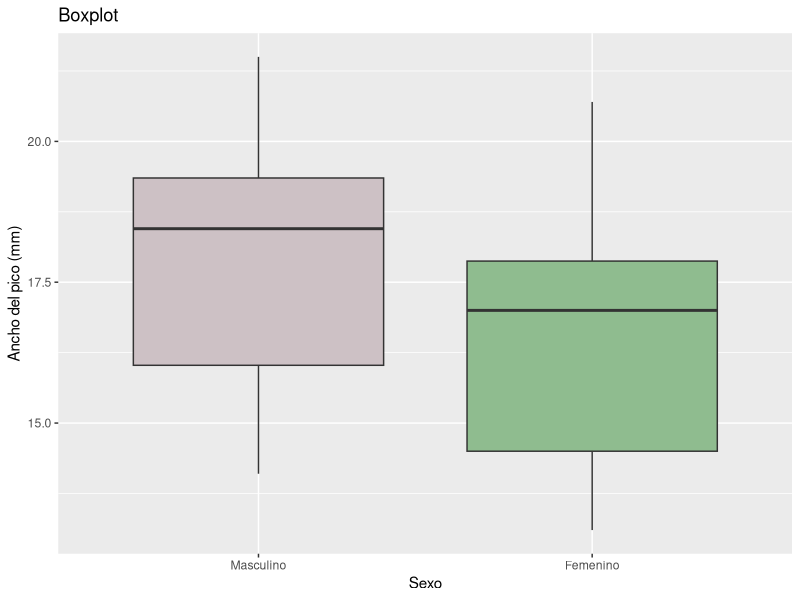
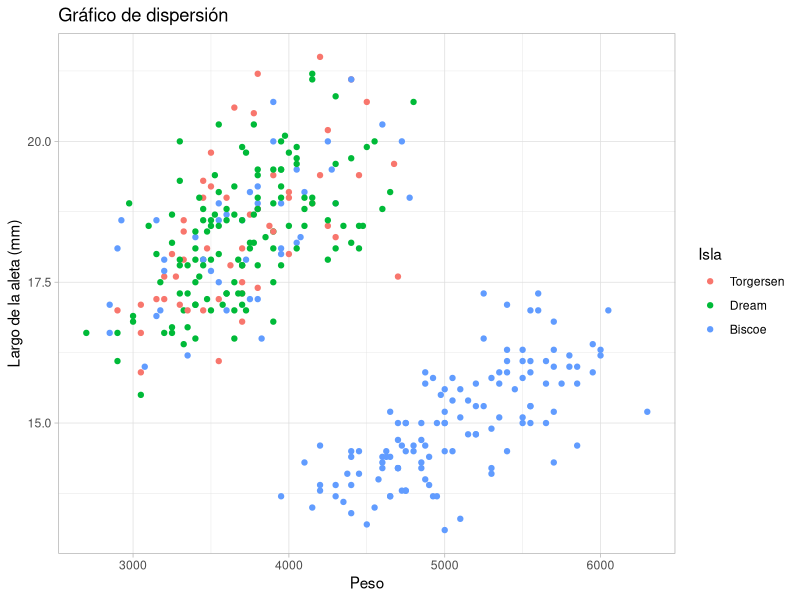

Recreate these plots in R, in order.

#_____________ RECODIFICACIÓN DE VARIABLES ___________

#---------------------------------------------
# Importación de matriz
#---------------------------------------------

#1.- Lectura de la matriz
BD<-read.csv("BD_penguins.csv")

#2.- Seleccionar las columnas 2 a la 9.
BD1<-BD[,2:9]

#3.- Se obtiene una copia de la matriz
BD2<-BD1


#---------------------------------------------
#  Renombrar variables
#---------------------------------------------

#1.- Visualizacion del nombre de las variables
colnames(BD1)

#2.- Renombrar las variables en orden de las columnas.
names(BD2)= c("Especies","Isla","Largo_pico_mm", "Ancho_pico_mm", 
              "Largo_aleta_mm", "Masa_corporal_g","Sexo", "Año")

#3.- Se vuelven a visualizar Los nombre de las variables
colnames(BD2)

#----------------------------------------------
#   Tratamiento de variables cualitativas
#----------------------------------------------

# 1.- Factor____________________

#) verificar el orden de la variable
str(BD2$Especies)
BD2$Especies

# a) Variable Especie: originalmente está como caracter, pero 
#    se requiere convertido a un factor de 3 niveles. 
BD2$Especies<-factor(BD2$Especies,
                        levels=c("Adelie","Gentoo","Chinstrap"))
                        
# Se verifica que la variable sea un factor.
str(BD2$Especies)


# b) Variable Isla

str(BD2$Isla)
BD2$Isla
BD2$Isla<-factor(BD2$Isla,
                 levels= c("Torgersen","Dream","Biscoe"))

str(BD2$Isla)


# Variable sexo
BD2$Sexo
BD2$Sexo<-factor(BD2$Sexo,
                     levels=c("male","female"),
                     labels=c("Masculino","Femenino"))

str(BD2$Sexo)


# Variable año
BD2$Año
BD2$Año<-factor(BD2$Año,
                 levels=c("2007","2008","2009"))
                 
str(BD2$Año)

summary(BD2)

#Guardar matriz de datos final
BD3<-as.data.frame(BD2)


library(ggplot2)

# Gráfico boxplot de exploración
color=c("lavenderblush3","darkseagreen")
BX<-ggplot(BD3, aes(x=Sexo, y=Ancho_pico_mm))+
    geom_boxplot(fill=color)+
    ggtitle("Boxplot")+
    xlab("Sexo")+
    ylab("Ancho del pico (mm)")
BX

#Gráfico de dispersión
DD<-ggplot(BD3, aes(Masa_corporal_g, Ancho_pico_mm))+
    geom_point(aes(color=Isla))+
    labs(title= "Gráfico de dispersión")+
    xlab("Peso")+
    ylab("Largo de la aleta (mm)")+
    theme_light()
DD

#Guardar la matriz de datos
write.csv(BD3, "BD3_penguins.csv")
